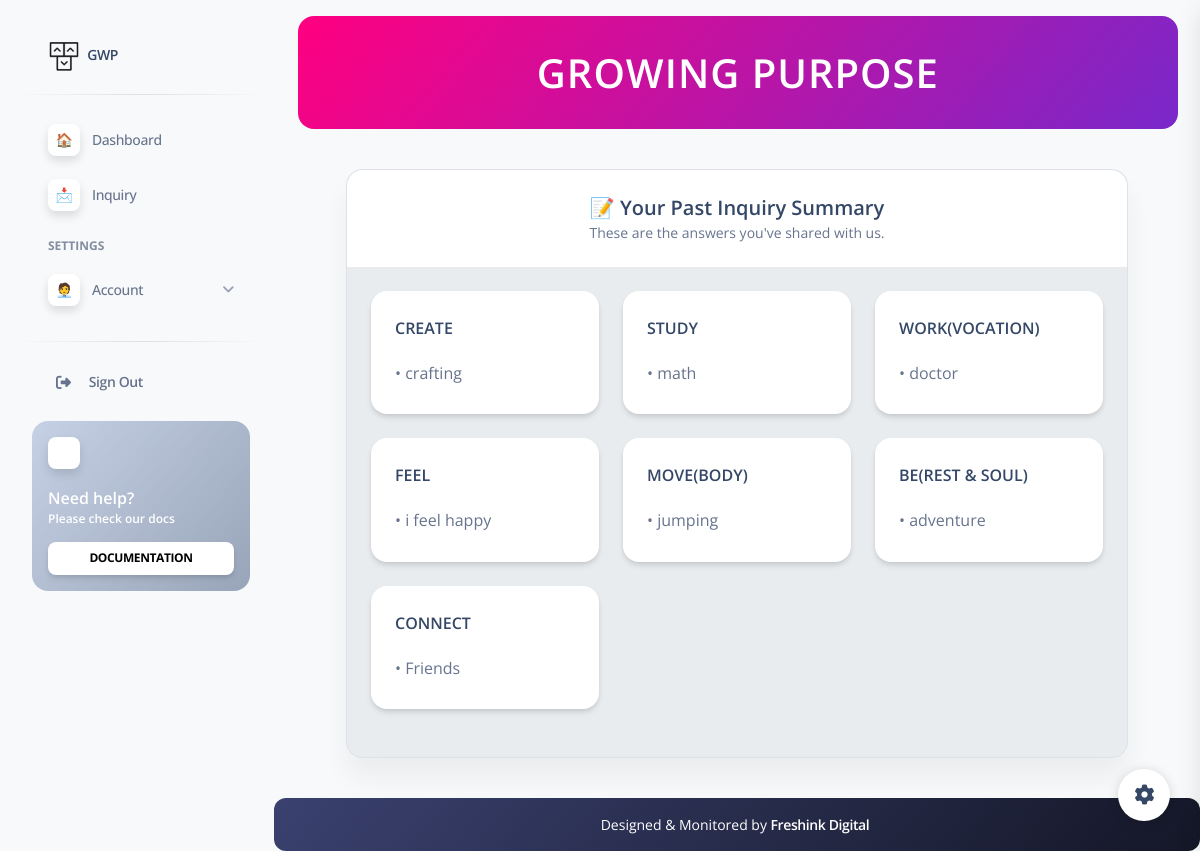
Page /inquiry/results/ (signed in) on the committed database.
### questioneers/models.py (models this page shows, shortened)
class Inquiry(models.Model):
    user = models.ForeignKey(User, on_delete=models.CASCADE, related_name='inquiries')
    create = models.CharField(max_length=255)
    study = models.CharField(max_length=255)
    work = models.CharField(max_length=255)
    feel = models.CharField(max_length=255)
    move = models.CharField(max_length=255)
    be = models.CharField(max_length=255)
    connect = models.CharField(max_length=255)
    submitted_at = models.DateTimeField(auto_now_add=True)

### questioneers/views.py (the view)
# urls.py: path('inquiry/results/', views.inquiry_results, name='inquiry_results'),
@login_required
def inquiry_results(request):
    latest_inquiry = Inquiry.objects.filter(user=request.user).order_by('-submitted_at').first()
    if not latest_inquiry:
        messages.info(request, "You haven't submitted any inquiry yet.")
        return redirect('inquiry')
    answers = {
        "Create": [latest_inquiry.create],
        "Study": [latest_inquiry.study],
        "Work(Vocation)": [latest_inquiry.work],
        "Feel": [latest_inquiry.feel],
        "Move(Body)": [latest_inquiry.move],
        "Be(Rest & Soul)": [latest_inquiry.be],
        "Connect": [latest_inquiry.connect]
    }
    return render(request, 'main/inquiry_results.html', {
        "answers": answers,
        "page_title": "Inquiry Results"
    })

### questioneers/templates/main/inquiry_results.html (shortened to what this page needs)
{% extends "./main.html" %}
{% block dashboard %}
<div class="container-fluid">
  <div class="row">
    <div class="col-lg-12">
      <div class="card bg-light border">
        <div class="card-header text-center">
          <h5 class="mb-0">📝 Your Past Inquiry Summary</h5>
          <p class="text-sm mb-0">These are the answers you've shared with us.</p>
        </div>
        <div class="card-body">
          <div class="row">
            {% for category, responses in answers.items %}
            <div class="col-md-4 mb-4">
              <div class="card h-100 border-0 shadow-sm">
                <div class="card-body">
                  <h6 class="text-dark text-uppercase mb-3">{{ category }}</h6>
                  <ul class="list-group list-group-flush">
                    {% for item in responses %}
                      <li class="list-group-item px-0 py-1 border-0">• {{ item }}</li>
                    {% endfor %}
                  </ul>
                </div>
              </div>
            </div>
            {% endfor %}
          </div>
        </div>
      </div>
    </div>
  </div>
</div>
{% endblock %}

### rows in the picture
Inquiry: responses "crafting" "math" "doctor" "i feel happy" "jumping" "adventure" "Friends"

### other values in the picture
{{ category }} "CREATE" "STUDY" "WORK(VOCATION)" "FEEL" "MOVE(BODY)" "BE(REST & SOUL)" "CONNECT"
